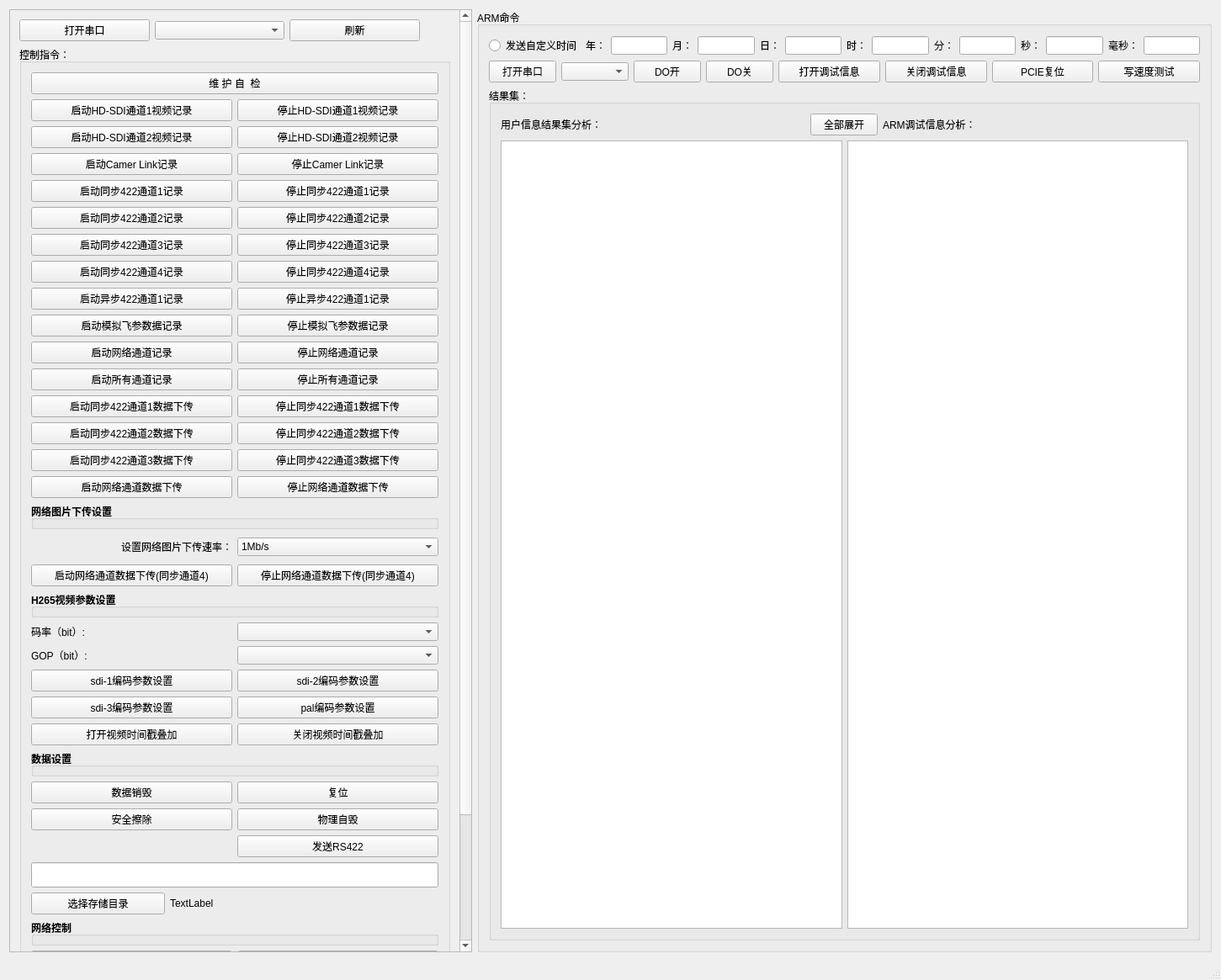
<?xml version="1.0" encoding="UTF-8"?>
<ui version="4.0">
 <class>MainWindow</class>
 <widget class="QMainWindow" name="MainWindow">
  <property name="geometry">
   <rect>
    <x>0</x>
    <y>0</y>
    <width>1451</width>
    <height>1165</height>
   </rect>
  </property>
  <property name="windowTitle">
   <string>MainWindow</string>
  </property>
  <widget class="QWidget" name="centralWidget">
   <layout class="QGridLayout" name="gridLayout_3">
    <item row="0" column="0">
     <widget class="QScrollArea" name="scrollArea">
      <property name="minimumSize">
       <size>
        <width>550</width>
        <height>0</height>
       </size>
      </property>
      <property name="widgetResizable">
       <bool>true</bool>
      </property>
      <widget class="QWidget" name="scrollAreaWidgetContents">
       <property name="geometry">
        <rect>
         <x>0</x>
         <y>-189</y>
         <width>534</width>
         <height>1288</height>
        </rect>
       </property>
       <layout class="QGridLayout" name="gridLayout_4">
        <item row="0" column="0">
         <layout class="QVBoxLayout" name="verticalLayout_3">
          <item>
           <layout class="QHBoxLayout" name="horizontalLayout_9">
            <item>
             <widget class="QPushButton" name="btn_initcom">
              <property name="text">
               <string>打开串口</string>
              </property>
             </widget>
            </item>
            <item>
             <widget class="QComboBox" name="cbox_coms"/>
            </item>
            <item>
             <widget class="QPushButton" name="btn_stop_cmd">
              <property name="text">
               <string>刷新</string>
              </property>
             </widget>
            </item>
            <item>
             <widget class="QLabel" name="label_10">
              <property name="maximumSize">
               <size>
                <width>30</width>
                <height>16777215</height>
               </size>
              </property>
              <property name="styleSheet">
               <string notr="true"/>
              </property>
              <property name="text">
               <string/>
              </property>
             </widget>
            </item>
           </layout>
          </item>
          <item>
           <widget class="QGroupBox" name="groupBox">
            <property name="font">
             <font>
              <pointsize>9</pointsize>
              <weight>50</weight>
              <bold>false</bold>
             </font>
            </property>
            <property name="title">
             <string>控制指令：</string>
            </property>
            <layout class="QVBoxLayout" name="verticalLayout">
             <item>
              <widget class="QPushButton" name="btn_zhijian">
               <property name="text">
                <string>维 护 自  检</string>
               </property>
              </widget>
             </item>
             <item>
              <layout class="QGridLayout" name="gridLayout_2">
               <item row="24" column="1">
                <widget class="QComboBox" name="comboBox_2"/>
               </item>
               <item row="4" column="0">
                <widget class="QPushButton" name="btn_s_link1">
                 <property name="text">
                  <string>启动Camer Link记录</string>
                 </property>
                </widget>
               </item>
               <item row="5" column="0">
                <widget class="QPushButton" name="btn_s_422_1">
                 <property name="text">
                  <string>启动同步422通道1记录</string>
                 </property>
                </widget>
               </item>
               <item row="7" column="1">
                <widget class="QPushButton" name="pushButton_4">
                 <property name="text">
                  <string>停止同步422通道3记录</string>
                 </property>
                </widget>
               </item>
               <item row="17" column="0">
                <widget class="QPushButton" name="pushButton_34">
                 <property name="text">
                  <string>启动网络通道数据下传</string>
                 </property>
                </widget>
               </item>
               <item row="12" column="1">
                <widget class="QPushButton" name="btn_e_ALL">
                 <property name="text">
                  <string>停止所有通道记录</string>
                 </property>
                </widget>
               </item>
               <item row="14" column="0">
                <widget class="QPushButton" name="pushButton_28">
                 <property name="text">
                  <string>启动同步422通道2数据下传</string>
                 </property>
                </widget>
               </item>
               <item row="23" column="0">
                <widget class="QLabel" name="label_11">
                 <property name="text">
                  <string>码率（bit）:</string>
                 </property>
                </widget>
               </item>
               <item row="11" column="1">
                <widget class="QPushButton" name="pushButton_23">
                 <property name="text">
                  <string>停止网络通道记录</string>
                 </property>
                </widget>
               </item>
               <item row="14" column="1">
                <widget class="QPushButton" name="pushButton_29">
                 <property name="text">
                  <string>停止同步422通道2数据下传</string>
                 </property>
                </widget>
               </item>
               <item row="30" column="0">
                <widget class="QPushButton" name="pushButton_9">
                 <property name="text">
                  <string>数据销毁</string>
                 </property>
                </widget>
               </item>
               <item row="15" column="1">
                <widget class="QPushButton" name="pushButton_31">
                 <property name="text">
                  <string>停止同步422通道3数据下传</string>
                 </property>
                </widget>
               </item>
               <item row="12" column="0">
                <widget class="QPushButton" name="btn_s_ALL">
                 <property name="text">
                  <string>启动所有通道记录</string>
                 </property>
                </widget>
               </item>
               <item row="15" column="0">
                <widget class="QPushButton" name="pushButton_30">
                 <property name="text">
                  <string>启动同步422通道3数据下传</string>
                 </property>
                </widget>
               </item>
               <item row="4" column="1">
                <widget class="QPushButton" name="btn_e_link1">
                 <property name="text">
                  <string>停止Camer Link记录</string>
                 </property>
                </widget>
               </item>
               <item row="13" column="1">
                <widget class="QPushButton" name="pushButton_27">
                 <property name="text">
                  <string>停止同步422通道1数据下传</string>
                 </property>
                </widget>
               </item>
               <item row="9" column="0">
                <widget class="QPushButton" name="pushButton_5">
                 <property name="text">
                  <string>启动异步422通道1记录</string>
                 </property>
                </widget>
               </item>
               <item row="21" column="0">
                <widget class="QPushButton" name="pushButton_32">
                 <property name="text">
                  <string>启动网络通道数据下传(同步通道4)</string>
                 </property>
                </widget>
               </item>
               <item row="6" column="0">
                <widget class="QPushButton" name="pushButton_19">
                 <property name="text">
                  <string>启动同步422通道2记录</string>
                 </property>
                </widget>
               </item>
               <item row="1" column="1">
                <widget class="QPushButton" name="pushButton_2">
                 <property name="text">
                  <string>停止HD-SDI通道2视频记录</string>
                 </property>
                </widget>
               </item>
               <item row="26" column="0">
                <widget class="QPushButton" name="pushButton_11">
                 <property name="text">
                  <string>sdi-1编码参数设置</string>
                 </property>
                </widget>
               </item>
               <item row="20" column="1">
                <widget class="MyQComboBox" name="comboBox_3">
                 <property name="contextMenuPolicy">
                  <enum>Qt::DefaultContextMenu</enum>
                 </property>
                 <property name="editable">
                  <bool>false</bool>
                 </property>
                 <item>
                  <property name="text">
                   <string>1Mb/s</string>
                  </property>
                 </item>
                 <item>
                  <property name="text">
                   <string>2Mb/s</string>
                  </property>
                 </item>
                 <item>
                  <property name="text">
                   <string>4Mb/s</string>
                  </property>
                 </item>
                 <item>
                  <property name="text">
                   <string>8Mb/s</string>
                  </property>
                 </item>
                </widget>
               </item>
               <item row="8" column="0">
                <widget class="QPushButton" name="btn_s_PAL">
                 <property name="text">
                  <string>启动同步422通道4记录</string>
                 </property>
                </widget>
               </item>
               <item row="1" column="0">
                <widget class="QPushButton" name="pushButton">
                 <property name="text">
                  <string>启动HD-SDI通道2视频记录</string>
                 </property>
                </widget>
               </item>
               <item row="8" column="1">
                <widget class="QPushButton" name="btn_e_PAL">
                 <property name="text">
                  <string>停止同步422通道4记录</string>
                 </property>
                </widget>
               </item>
               <item row="7" column="0">
                <widget class="QPushButton" name="pushButton_3">
                 <property name="text">
                  <string>启动同步422通道3记录</string>
                 </property>
                </widget>
               </item>
               <item row="19" column="0" colspan="2">
                <widget class="QGroupBox" name="groupBox_7">
                 <property name="font">
                  <font>
                   <pointsize>9</pointsize>
                   <weight>75</weight>
                   <bold>true</bold>
                  </font>
                 </property>
                 <property name="title">
                  <string>网络图片下传设置</string>
                 </property>
                </widget>
               </item>
               <item row="34" column="1">
                <widget class="QPushButton" name="pushButton_24">
                 <property name="text">
                  <string>物理自毁</string>
                 </property>
                </widget>
               </item>
               <item row="26" column="1">
                <widget class="QPushButton" name="pushButton_12">
                 <property name="text">
                  <string>sdi-2编码参数设置</string>
                 </property>
                </widget>
               </item>
               <item row="23" column="1">
                <widget class="QComboBox" name="comboBox"/>
               </item>
               <item row="0" column="1">
                <widget class="QPushButton" name="btn_e_HDSDI">
                 <property name="text">
                  <string>停止HD-SDI通道1视频记录</string>
                 </property>
                </widget>
               </item>
               <item row="35" column="1">
                <widget class="QPushButton" name="pushButton_10">
                 <property name="text">
                  <string>发送RS422</string>
                 </property>
                </widget>
               </item>
               <item row="24" column="0">
                <widget class="QLabel" name="label_12">
                 <property name="text">
                  <string>GOP（bit）:</string>
                 </property>
                </widget>
               </item>
               <item row="11" column="0">
                <widget class="QPushButton" name="pushButton_22">
                 <property name="text">
                  <string>启动网络通道记录</string>
                 </property>
                </widget>
               </item>
               <item row="9" column="1">
                <widget class="QPushButton" name="pushButton_6">
                 <property name="text">
                  <string>停止异步422通道1记录</string>
                 </property>
                </widget>
               </item>
               <item row="5" column="1">
                <widget class="QPushButton" name="btn_e_422_1">
                 <property name="text">
                  <string>停止同步422通道1记录</string>
                 </property>
                </widget>
               </item>
               <item row="0" column="0">
                <widget class="QPushButton" name="btn_s_HDSDI">
                 <property name="text">
                  <string>启动HD-SDI通道1视频记录</string>
                 </property>
                </widget>
               </item>
               <item row="22" column="0" colspan="2">
                <widget class="QGroupBox" name="groupBox_6">
                 <property name="font">
                  <font>
                   <pointsize>9</pointsize>
                   <weight>75</weight>
                   <bold>true</bold>
                  </font>
                 </property>
                 <property name="title">
                  <string>H265视频参数设置</string>
                 </property>
                </widget>
               </item>
               <item row="30" column="1">
                <widget class="QPushButton" name="pushButton_16">
                 <property name="text">
                  <string>复位</string>
                 </property>
                </widget>
               </item>
               <item row="28" column="1">
                <widget class="QPushButton" name="pushButton_close_timestam">
                 <property name="text">
                  <string>关闭视频时间戳叠加</string>
                 </property>
                </widget>
               </item>
               <item row="17" column="1">
                <widget class="QPushButton" name="pushButton_35">
                 <property name="text">
                  <string>停止网络通道数据下传</string>
                 </property>
                </widget>
               </item>
               <item row="10" column="0">
                <widget class="QPushButton" name="pushButton_7">
                 <property name="text">
                  <string>启动模拟飞参数据记录</string>
                 </property>
                </widget>
               </item>
               <item row="10" column="1">
                <widget class="QPushButton" name="pushButton_8">
                 <property name="text">
                  <string>停止模拟飞参数据记录</string>
                 </property>
                </widget>
               </item>
               <item row="13" column="0">
                <widget class="QPushButton" name="pushButton_25">
                 <property name="text">
                  <string>启动同步422通道1数据下传</string>
                 </property>
                </widget>
               </item>
               <item row="27" column="1">
                <widget class="QPushButton" name="pushButton_14">
                 <property name="text">
                  <string>pal编码参数设置</string>
                 </property>
                </widget>
               </item>
               <item row="28" column="0">
                <widget class="QPushButton" name="pushButton_open_timestamp">
                 <property name="text">
                  <string>打开视频时间戳叠加</string>
                 </property>
                </widget>
               </item>
               <item row="27" column="0">
                <widget class="QPushButton" name="pushButton_13">
                 <property name="text">
                  <string>sdi-3编码参数设置</string>
                 </property>
                </widget>
               </item>
               <item row="6" column="1">
                <widget class="QPushButton" name="pushButton_20">
                 <property name="text">
                  <string>停止同步422通道2记录</string>
                 </property>
                </widget>
               </item>
               <item row="21" column="1">
                <widget class="QPushButton" name="pushButton_33">
                 <property name="text">
                  <string>停止网络通道数据下传(同步通道4)</string>
                 </property>
                </widget>
               </item>
               <item row="29" column="0" colspan="2">
                <widget class="QGroupBox" name="groupBox_8">
                 <property name="font">
                  <font>
                   <pointsize>9</pointsize>
                   <weight>75</weight>
                   <bold>true</bold>
                  </font>
                 </property>
                 <property name="title">
                  <string>数据设置</string>
                 </property>
                </widget>
               </item>
               <item row="34" column="0">
                <widget class="QPushButton" name="pushButton_17">
                 <property name="text">
                  <string>安全擦除</string>
                 </property>
                </widget>
               </item>
               <item row="20" column="0">
                <widget class="QLabel" name="label_14">
                 <property name="minimumSize">
                  <size>
                   <width>120</width>
                   <height>30</height>
                  </size>
                 </property>
                 <property name="layoutDirection">
                  <enum>Qt::LeftToRight</enum>
                 </property>
                 <property name="text">
                  <string>设置网络图片下传速率：</string>
                 </property>
                 <property name="alignment">
                  <set>Qt::AlignRight|Qt::AlignTrailing|Qt::AlignVCenter</set>
                 </property>
                </widget>
               </item>
              </layout>
             </item>
             <item>
              <widget class="QLineEdit" name="lineEdit">
               <property name="minimumSize">
                <size>
                 <width>0</width>
                 <height>30</height>
                </size>
               </property>
               <property name="readOnly">
                <bool>true</bool>
               </property>
              </widget>
             </item>
             <item>
              <layout class="QHBoxLayout" name="horizontalLayout_5" stretch="5,10">
               <item>
                <widget class="QPushButton" name="pushButton_bc">
                 <property name="text">
                  <string>选择存储目录</string>
                 </property>
                </widget>
               </item>
               <item>
                <widget class="QLabel" name="label_bc">
                 <property name="text">
                  <string>TextLabel</string>
                 </property>
                </widget>
               </item>
              </layout>
             </item>
             <item>
              <widget class="QGroupBox" name="groupBox_2">
               <property name="font">
                <font>
                 <pointsize>9</pointsize>
                 <weight>75</weight>
                 <bold>true</bold>
                </font>
               </property>
               <property name="title">
                <string>网络控制</string>
               </property>
              </widget>
             </item>
             <item>
              <layout class="QGridLayout" name="gridLayout">
               <item row="0" column="1">
                <widget class="QPushButton" name="pushButton_18">
                 <property name="text">
                  <string>下发文件</string>
                 </property>
                </widget>
               </item>
               <item row="0" column="0">
                <widget class="QPushButton" name="pushButton_21">
                 <property name="text">
                  <string>断开</string>
                 </property>
                </widget>
               </item>
               <item row="1" column="1">
                <widget class="QRadioButton" name="radioButton">
                 <property name="font">
                  <font>
                   <weight>50</weight>
                   <bold>false</bold>
                  </font>
                 </property>
                 <property name="text">
                  <string>自动发送</string>
                 </property>
                </widget>
               </item>
              </layout>
             </item>
             <item>
              <layout class="QHBoxLayout" name="horizontalLayout_3">
               <item>
                <widget class="QComboBox" name="comboBox__l"/>
               </item>
               <item>
                <widget class="QPushButton" name="but_open_1">
                 <property name="text">
                  <string>打开摄像头</string>
                 </property>
                </widget>
               </item>
               <item>
                <widget class="QPushButton" name="but_open_2">
                 <property name="text">
                  <string>打开摄像头</string>
                 </property>
                </widget>
               </item>
              </layout>
             </item>
             <item>
              <layout class="QHBoxLayout" name="horizontalLayout">
               <item>
                <widget class="QPushButton" name="btn_initcom_2">
                 <property name="text">
                  <string>打开串口</string>
                 </property>
                </widget>
               </item>
               <item>
                <widget class="QComboBox" name="cbox_coms_2"/>
               </item>
               <item>
                <widget class="QPushButton" name="btn_stop_cmd_2">
                 <property name="text">
                  <string>刷新</string>
                 </property>
                </widget>
               </item>
               <item>
                <widget class="QLabel" name="label_13">
                 <property name="maximumSize">
                  <size>
                   <width>30</width>
                   <height>16777215</height>
                  </size>
                 </property>
                 <property name="styleSheet">
                  <string notr="true"/>
                 </property>
                 <property name="text">
                  <string/>
                 </property>
                </widget>
               </item>
              </layout>
             </item>
             <item>
              <widget class="QPushButton" name="pushButton_26">
               <property name="text">
                <string>发送RS422</string>
               </property>
              </widget>
             </item>
             <item>
              <spacer name="verticalSpacer">
               <property name="orientation">
                <enum>Qt::Vertical</enum>
               </property>
               <property name="sizeHint" stdset="0">
                <size>
                 <width>328</width>
                 <height>20</height>
                </size>
               </property>
              </spacer>
             </item>
            </layout>
           </widget>
          </item>
         </layout>
        </item>
       </layout>
      </widget>
     </widget>
    </item>
    <item row="0" column="1">
     <layout class="QVBoxLayout" name="verticalLayout_7">
      <item>
       <widget class="QGroupBox" name="groupBox_3">
        <property name="title">
         <string>ARM命令</string>
        </property>
        <layout class="QVBoxLayout" name="verticalLayout_2">
         <item>
          <layout class="QHBoxLayout" name="horizontalLayout_30">
           <item>
            <widget class="QRadioButton" name="rbtn">
             <property name="text">
              <string>发送自定义时间</string>
             </property>
            </widget>
           </item>
           <item>
            <layout class="QHBoxLayout" name="horizontalLayout_23">
             <item>
              <widget class="QLabel" name="label">
               <property name="text">
                <string>年：</string>
               </property>
              </widget>
             </item>
             <item>
              <widget class="QLineEdit" name="le_year"/>
             </item>
            </layout>
           </item>
           <item>
            <layout class="QHBoxLayout" name="horizontalLayout_24">
             <item>
              <widget class="QLabel" name="label_3">
               <property name="text">
                <string>月：</string>
               </property>
              </widget>
             </item>
             <item>
              <widget class="QLineEdit" name="le_yue"/>
             </item>
            </layout>
           </item>
           <item>
            <layout class="QHBoxLayout" name="horizontalLayout_25">
             <item>
              <widget class="QLabel" name="label_5">
               <property name="text">
                <string>日：</string>
               </property>
              </widget>
             </item>
             <item>
              <widget class="QLineEdit" name="le_ri"/>
             </item>
            </layout>
           </item>
           <item>
            <layout class="QHBoxLayout" name="horizontalLayout_26">
             <item>
              <widget class="QLabel" name="label_6">
               <property name="text">
                <string>时：</string>
               </property>
              </widget>
             </item>
             <item>
              <widget class="QLineEdit" name="le_shi"/>
             </item>
            </layout>
           </item>
           <item>
            <layout class="QHBoxLayout" name="horizontalLayout_27">
             <item>
              <widget class="QLabel" name="label_7">
               <property name="text">
                <string>分：</string>
               </property>
              </widget>
             </item>
             <item>
              <widget class="QLineEdit" name="le_fen"/>
             </item>
            </layout>
           </item>
           <item>
            <layout class="QHBoxLayout" name="horizontalLayout_28">
             <item>
              <widget class="QLabel" name="label_8">
               <property name="text">
                <string>秒：</string>
               </property>
              </widget>
             </item>
             <item>
              <widget class="QLineEdit" name="le_miao"/>
             </item>
            </layout>
           </item>
           <item>
            <layout class="QHBoxLayout" name="horizontalLayout_29">
             <item>
              <widget class="QLabel" name="label_9">
               <property name="text">
                <string>毫秒：</string>
               </property>
              </widget>
             </item>
             <item>
              <widget class="QLineEdit" name="le_haomiao"/>
             </item>
            </layout>
           </item>
          </layout>
         </item>
         <item>
          <layout class="QHBoxLayout" name="horizontalLayout_2">
           <item>
            <widget class="QPushButton" name="btn_initcom_3">
             <property name="minimumSize">
              <size>
               <width>80</width>
               <height>0</height>
              </size>
             </property>
             <property name="maximumSize">
              <size>
               <width>80</width>
               <height>16777215</height>
              </size>
             </property>
             <property name="text">
              <string>打开串口</string>
             </property>
            </widget>
           </item>
           <item>
            <widget class="QComboBox" name="cbox_coms_3">
             <property name="minimumSize">
              <size>
               <width>80</width>
               <height>0</height>
              </size>
             </property>
             <property name="maximumSize">
              <size>
               <width>80</width>
               <height>16777215</height>
              </size>
             </property>
            </widget>
           </item>
           <item>
            <widget class="QPushButton" name="btn_DOON">
             <property name="minimumSize">
              <size>
               <width>80</width>
               <height>0</height>
              </size>
             </property>
             <property name="maximumSize">
              <size>
               <width>80</width>
               <height>16777215</height>
              </size>
             </property>
             <property name="text">
              <string>DO开</string>
             </property>
            </widget>
           </item>
           <item>
            <widget class="QPushButton" name="btn_DOOFF">
             <property name="minimumSize">
              <size>
               <width>80</width>
               <height>0</height>
              </size>
             </property>
             <property name="maximumSize">
              <size>
               <width>80</width>
               <height>16777215</height>
              </size>
             </property>
             <property name="text">
              <string>DO关</string>
             </property>
            </widget>
           </item>
           <item>
            <widget class="QPushButton" name="btn_ARM_write">
             <property name="text">
              <string>打开调试信息</string>
             </property>
            </widget>
           </item>
           <item>
            <widget class="QPushButton" name="btn_ARM_read">
             <property name="text">
              <string>关闭调试信息</string>
             </property>
            </widget>
           </item>
           <item>
            <widget class="QPushButton" name="pushButton_15">
             <property name="text">
              <string>PCIE复位</string>
             </property>
            </widget>
           </item>
           <item>
            <widget class="QPushButton" name="speedTestPushButton">
             <property name="text">
              <string>写速度测试</string>
             </property>
            </widget>
           </item>
          </layout>
         </item>
         <item>
          <widget class="QGroupBox" name="groupBox_4">
           <property name="title">
            <string>结果集：</string>
           </property>
           <layout class="QVBoxLayout" name="verticalLayout_6">
            <item>
             <layout class="QVBoxLayout" name="verticalLayout_5">
              <item>
               <layout class="QHBoxLayout" name="horizontalLayout_20" stretch="2,1,0,2,1">
                <item>
                 <widget class="QLabel" name="label_2">
                  <property name="text">
                   <string>用户信息结果集分析：</string>
                  </property>
                 </widget>
                </item>
                <item>
                 <widget class="QLabel" name="label_p_count">
                  <property name="text">
                   <string/>
                  </property>
                 </widget>
                </item>
                <item>
                 <widget class="QPushButton" name="btn_tree">
                  <property name="enabled">
                   <bool>true</bool>
                  </property>
                  <property name="text">
                   <string>全部展开</string>
                  </property>
                 </widget>
                </item>
                <item>
                 <widget class="QLabel" name="label_4">
                  <property name="text">
                   <string>ARM调试信息分析：</string>
                  </property>
                 </widget>
                </item>
                <item>
                 <widget class="QLabel" name="label_ARM_count">
                  <property name="text">
                   <string/>
                  </property>
                 </widget>
                </item>
               </layout>
              </item>
              <item>
               <layout class="QHBoxLayout" name="horizontalLayout_21">
                <item>
                 <widget class="QTreeWidget" name="treeCtrl">
                  <attribute name="headerVisible">
                   <bool>false</bool>
                  </attribute>
                  <column>
                   <property name="text">
                    <string notr="true">1</string>
                   </property>
                  </column>
                 </widget>
                </item>
                <item>
                 <widget class="QTreeWidget" name="treeARM">
                  <attribute name="headerVisible">
                   <bool>false</bool>
                  </attribute>
                  <column>
                   <property name="text">
                    <string notr="true">1</string>
                   </property>
                  </column>
                 </widget>
                </item>
               </layout>
              </item>
             </layout>
            </item>
           </layout>
          </widget>
         </item>
        </layout>
       </widget>
      </item>
     </layout>
    </item>
   </layout>
  </widget>
  <widget class="QStatusBar" name="statusBar"/>
 </widget>
 <layoutdefault spacing="6" margin="11"/>
 <customwidgets>
  <customwidget>
   <class>MyQComboBox</class>
   <extends>QComboBox</extends>
   <header location="global">myqcombobox.h</header>
  </customwidget>
 </customwidgets>
 <resources/>
 <connections/>
</ui>
